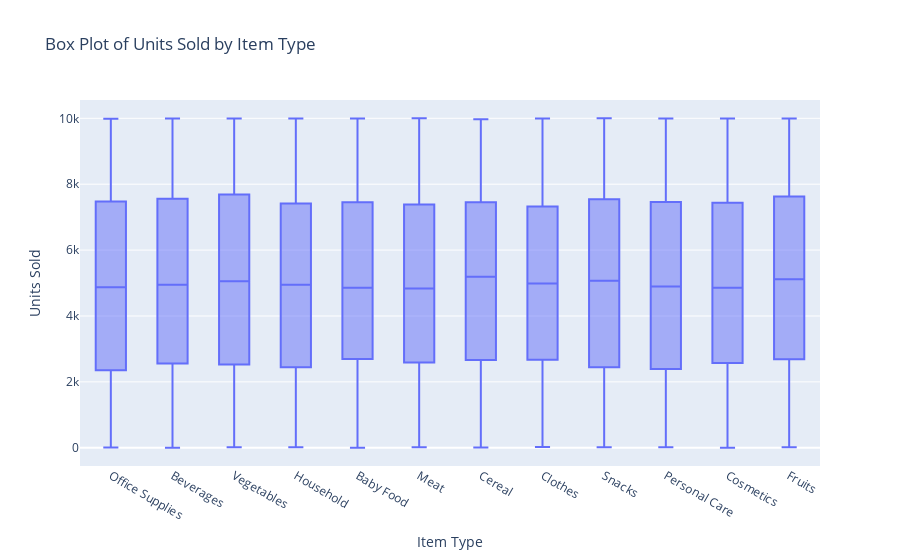

The cell this chart's notebook holds for it:
### Code cell
import pandas as pd
import plotly.express as px
fig = px.box(df, x="Item Type", y="Units Sold", title="Box Plot of Units Sold by Item Type")
fig.show()

### Figure 1 — Plotly figure (JSON) as saved in the notebook; plotly's stock layout.template omitted (floating-point values rounded to 4 significant figures; data arrays with more than 128 entries replaced by an {"elided": "..."} marker saying what was removed)
{"data": [{"alignmentgroup": "True", "hovertemplate": "Item Type=%{x}<br>Units Sold=%{y}<extra></extra>", "legendgroup": "", "marker": {"color": "#636efa"}, "name": "", "notched": false, "offsetgroup": "", "orientation": "v", "showlegend": false, "type": "box", "x": {"elided": "10000 str values"}, "x0": " ", "xaxis": "x", "y": {"elided": "10000 int values"}, "y0": " ", "yaxis": "y"}], "layout": {"boxmode": "group", "legend": {"tracegroupgap": 0}, "title": {"text": "Box Plot of Units Sold by Item Type"}, "xaxis": {"anchor": "y", "domain": [0, 1], "title": {"text": "Item Type"}}, "yaxis": {"anchor": "x", "domain": [0, 1], "title": {"text": "Units Sold"}}}}
